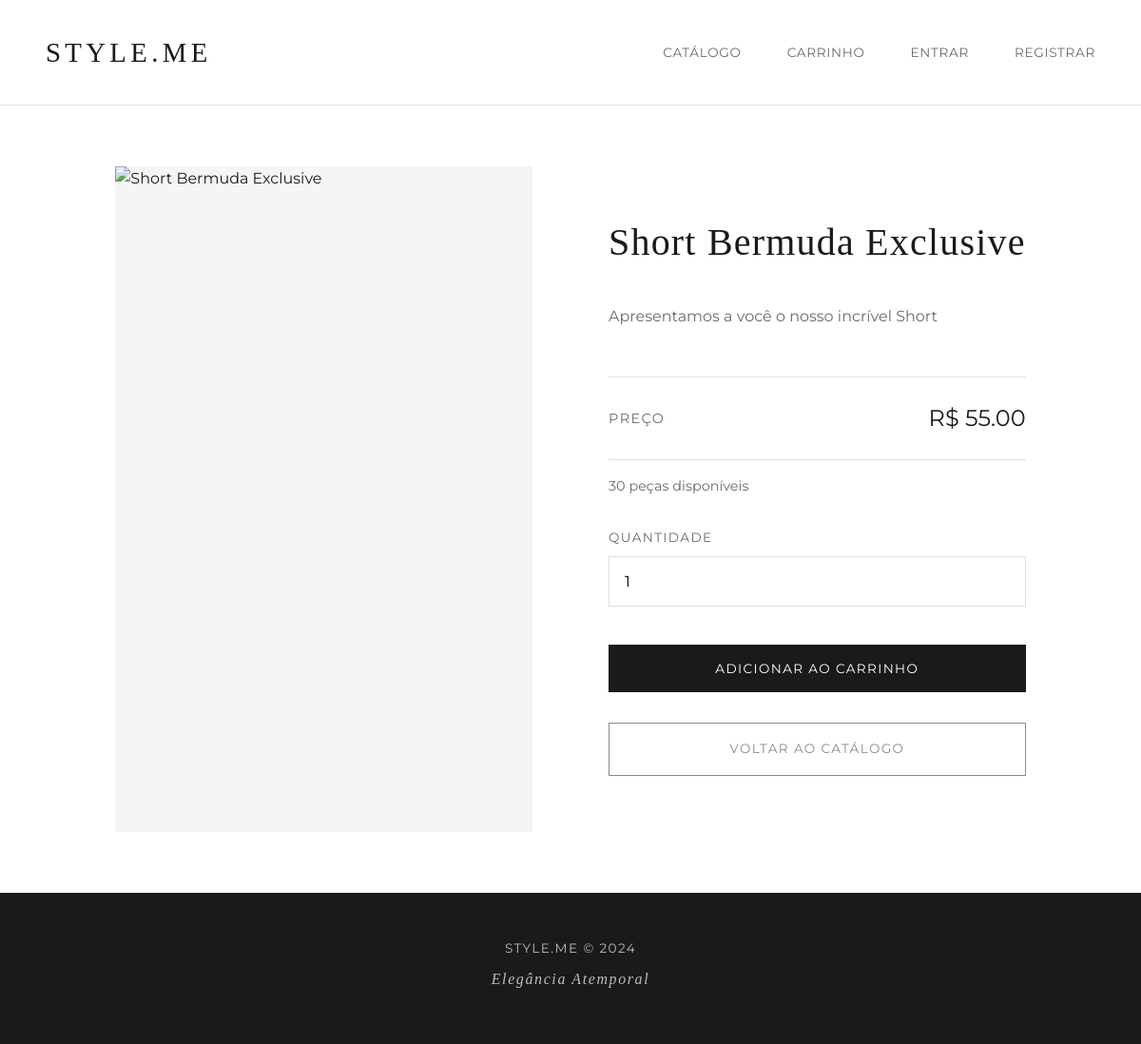
/produto/4, run on the app's committed database.
### app.py (models this page shows)
class Produto(db.Model):
    __tablename__ = 'produtos'
    id = db.Column(db.Integer, primary_key=True)
    nome = db.Column(db.String(100), nullable=False)
    descricao = db.Column(db.Text)
    preco = db.Column(db.Numeric(10, 2), nullable=False)
    estoque = db.Column(db.Integer, nullable=False, default=0)
    imagem_url = db.Column(db.String(500), nullable=True)

### app.py (the view)
@app.route('/produto/<int:id>')
def detalhes_produto(id):
    produto = Produto.query.get_or_404(id)
    return render_template('produto.html', produto=produto)

### templates/produto.html (shortened to what this page needs)
{% extends 'base.html' %}
{% block content %}
<div class="product-detail">
    <div class="product-detail-image">
        <img src="{{ produto.imagem_url }}"
             alt="{{ produto.nome }}"
             onerror="this.src='https://images.pexels.com/photos/996329/pexels-photo-996329.jpeg?auto=compress&cs=tinysrgb&w=800'">
    </div>
    <div class="product-detail-info">
        <h1>{{ produto.nome }}</h1>
        <p class="product-description">{{ produto.descricao }}</p>
        <div class="product-detail-price">
            <span class="price-label">Preço</span>
            <span class="price-value">R$ {{ "%.2f"|format(produto.preco) }}</span>
        </div>
        <p class="stock-info">{{ produto.estoque }} peças disponíveis</p>
        <form action="{{ url_for('carrinho') }}" method="POST" class="add-to-cart-form">
            <div class="form-group">
                <label for="quantidade">Quantidade</label>
                <input type="number" name="quantidade" id="quantidade" value="1" min="1" max="{{ produto.estoque }}">
            </div>
            <button type="submit" class="btn btn-primary btn-full">Adicionar ao Carrinho</button>
        </form>
        <a href="{{ url_for('index') }}" class="btn btn-secondary btn-full">Voltar ao Catálogo</a>
    </div>
</div>
{% endblock %}

### static/style.css (style rules this page uses)
* { margin: 0; padding: 0; box-sizing: border-box; }
:root { --primary-color: #1a1a1a; --secondary-color: #f5f5f5; --accent-color: #8b8b8b; --text-primary: #1a1a1a; --text-secondary: #6b6b6b; --border-color: #e0e0e0; --success-color: #2d7a4f; --error-color: #c53030; }
body { font-family: 'Montserrat', -apple-system, BlinkMacSystemFont, sans-serif; background-color: #ffffff; color: var(--text-primary); line-height: 1.6; min-height: 100vh; display: flex; flex-direction: column; -webkit-font-smoothing: antialiased; }
.product-detail { display: grid; grid-template-columns: 1fr 1fr; gap: 5rem; max-width: 1200px; margin: 0 auto; }
.product-detail-image { width: 100%; height: 700px; overflow: hidden; background-color: var(--secondary-color); }
.product-detail-image img { width: 100%; height: 100%; object-fit: cover; }
.product-detail-info { padding: 3rem 0; }
.product-detail-info h1 { font-family: 'Cormorant Garamond', serif; font-size: 2.5rem; font-weight: 300; margin-bottom: 2rem; letter-spacing: 0.03em; }
.product-description { font-size: 1rem; color: var(--text-secondary); line-height: 1.8; margin-bottom: 3rem; }
.product-detail-price { display: flex; justify-content: space-between; align-items: center; padding: 1.5rem 0; border-top: 1px solid var(--border-color); border-bottom: 1px solid var(--border-color); margin-bottom: 1rem; }
.price-label { font-size: 0.9rem; color: var(--text-secondary); text-transform: uppercase; letter-spacing: 0.1em; }
.price-value { font-size: 1.5rem; font-weight: 400; }
.stock-info { font-size: 0.9rem; color: var(--text-secondary); margin-bottom: 2rem; }
.add-to-cart-form { margin-bottom: 1rem; }
.form-group { margin-bottom: 1.5rem; }
.form-group label { display: block; margin-bottom: 0.5rem; font-size: 0.85rem; color: var(--text-secondary); text-transform: uppercase; letter-spacing: 0.1em; }
.form-group input, .form-group select { width: 100%; padding: 1rem; border: 1px solid var(--border-color); background-color: #ffffff; font-size: 1rem; font-family: inherit; transition: border-color 0.3s ease; }
.btn { display: inline-block; padding: 1rem 2.5rem; font-size: 0.85rem; font-weight: 400; text-transform: uppercase; letter-spacing: 0.1em; text-decoration: none; border: 1px solid var(--text-primary); background-color: transparent; color: var(--text-primary); cursor: pointer; transition: all 0.3s ease; font-family: inherit; }
.btn-primary { background-color: var(--text-primary); color: #ffffff; }
.btn-secondary { border-color: var(--accent-color); color: var(--accent-color); }
.btn-full { width: 100%; text-align: center; margin-top: 1rem; }

### data on the page
Produto: nome "Short Bermuda Exclusive", descricao "Apresentamos a você o nosso incrível Short", preco "55.00", estoque "30"
